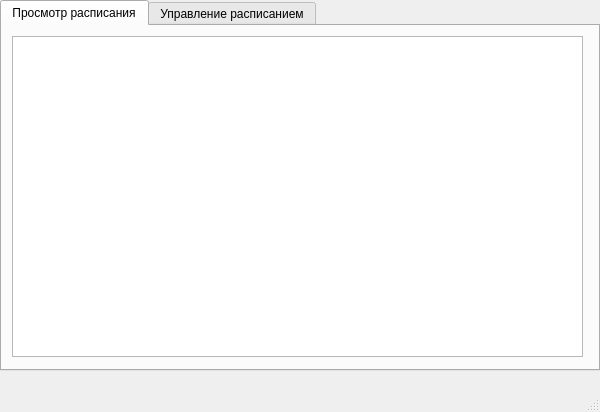
<?xml version="1.0" encoding="UTF-8"?>
<ui version="4.0">
 <class>mainWindow</class>
 <widget class="QMainWindow" name="mainWindow">
  <property name="geometry">
   <rect>
    <x>0</x>
    <y>0</y>
    <width>600</width>
    <height>412</height>
   </rect>
  </property>
  <property name="sizePolicy">
   <sizepolicy hsizetype="Fixed" vsizetype="Fixed">
    <horstretch>0</horstretch>
    <verstretch>0</verstretch>
   </sizepolicy>
  </property>
  <property name="windowTitle">
   <string>Расписание</string>
  </property>
  <property name="tabShape">
   <enum>QTabWidget::Triangular</enum>
  </property>
  <widget class="QWidget" name="centralwidget">
   <property name="sizePolicy">
    <sizepolicy hsizetype="Fixed" vsizetype="Fixed">
     <horstretch>0</horstretch>
     <verstretch>0</verstretch>
    </sizepolicy>
   </property>
   <widget class="QTabWidget" name="scheduleWidget">
    <property name="enabled">
     <bool>true</bool>
    </property>
    <property name="geometry">
     <rect>
      <x>0</x>
      <y>0</y>
      <width>600</width>
      <height>371</height>
     </rect>
    </property>
    <property name="currentIndex">
     <number>0</number>
    </property>
    <widget class="QWidget" name="viewTab">
     <property name="sizePolicy">
      <sizepolicy hsizetype="Fixed" vsizetype="Fixed">
       <horstretch>0</horstretch>
       <verstretch>0</verstretch>
      </sizepolicy>
     </property>
     <attribute name="title">
      <string>Просмотр расписания</string>
     </attribute>
     <widget class="QTableView" name="tableView">
      <property name="geometry">
       <rect>
        <x>10</x>
        <y>10</y>
        <width>571</width>
        <height>321</height>
       </rect>
      </property>
     </widget>
    </widget>
    <widget class="QWidget" name="settingsTab">
     <property name="sizePolicy">
      <sizepolicy hsizetype="Fixed" vsizetype="Fixed">
       <horstretch>0</horstretch>
       <verstretch>0</verstretch>
      </sizepolicy>
     </property>
     <attribute name="title">
      <string>Управление расписанием</string>
     </attribute>
     <widget class="Line" name="line">
      <property name="geometry">
       <rect>
        <x>10</x>
        <y>30</y>
        <width>151</width>
        <height>21</height>
       </rect>
      </property>
      <property name="orientation">
       <enum>Qt::Horizontal</enum>
      </property>
     </widget>
     <widget class="QLabel" name="label">
      <property name="geometry">
       <rect>
        <x>10</x>
        <y>10</y>
        <width>71</width>
        <height>16</height>
       </rect>
      </property>
      <property name="font">
       <font>
        <pointsize>11</pointsize>
        <bold>false</bold>
       </font>
      </property>
      <property name="text">
       <string>Добавить</string>
      </property>
     </widget>
     <widget class="QPushButton" name="pushButton">
      <property name="geometry">
       <rect>
        <x>10</x>
        <y>270</y>
        <width>151</width>
        <height>25</height>
       </rect>
      </property>
      <property name="text">
       <string>Добавить</string>
      </property>
     </widget>
     <widget class="QSpinBox" name="spinBox">
      <property name="geometry">
       <rect>
        <x>80</x>
        <y>100</y>
        <width>81</width>
        <height>22</height>
       </rect>
      </property>
     </widget>
     <widget class="QComboBox" name="comboBox">
      <property name="geometry">
       <rect>
        <x>10</x>
        <y>70</y>
        <width>151</width>
        <height>21</height>
       </rect>
      </property>
     </widget>
     <widget class="QLabel" name="label_2">
      <property name="geometry">
       <rect>
        <x>10</x>
        <y>45</y>
        <width>61</width>
        <height>16</height>
       </rect>
      </property>
      <property name="font">
       <font>
        <pointsize>10</pointsize>
       </font>
      </property>
      <property name="text">
       <string>Предмет</string>
      </property>
     </widget>
     <widget class="QLabel" name="label_3">
      <property name="geometry">
       <rect>
        <x>10</x>
        <y>101</y>
        <width>51</width>
        <height>16</height>
       </rect>
      </property>
      <property name="font">
       <font>
        <pointsize>10</pointsize>
       </font>
      </property>
      <property name="text">
       <string>Кабинет</string>
      </property>
     </widget>
     <widget class="QLabel" name="label_4">
      <property name="geometry">
       <rect>
        <x>10</x>
        <y>130</y>
        <width>101</width>
        <height>16</height>
       </rect>
      </property>
      <property name="font">
       <font>
        <pointsize>10</pointsize>
       </font>
      </property>
      <property name="text">
       <string>Преподаватель</string>
      </property>
     </widget>
     <widget class="QComboBox" name="comboBox_2">
      <property name="geometry">
       <rect>
        <x>10</x>
        <y>155</y>
        <width>151</width>
        <height>21</height>
       </rect>
      </property>
     </widget>
     <widget class="QLabel" name="label_5">
      <property name="geometry">
       <rect>
        <x>10</x>
        <y>180</y>
        <width>81</width>
        <height>16</height>
       </rect>
      </property>
      <property name="font">
       <font>
        <pointsize>10</pointsize>
       </font>
      </property>
      <property name="text">
       <string>День недели</string>
      </property>
     </widget>
     <widget class="QComboBox" name="comboBox_3">
      <property name="geometry">
       <rect>
        <x>10</x>
        <y>205</y>
        <width>151</width>
        <height>21</height>
       </rect>
      </property>
     </widget>
     <widget class="QLabel" name="label_6">
      <property name="geometry">
       <rect>
        <x>190</x>
        <y>10</y>
        <width>71</width>
        <height>16</height>
       </rect>
      </property>
      <property name="font">
       <font>
        <pointsize>11</pointsize>
        <bold>false</bold>
       </font>
      </property>
      <property name="text">
       <string>Удалить</string>
      </property>
     </widget>
     <widget class="Line" name="line_2">
      <property name="geometry">
       <rect>
        <x>190</x>
        <y>30</y>
        <width>151</width>
        <height>21</height>
       </rect>
      </property>
      <property name="orientation">
       <enum>Qt::Horizontal</enum>
      </property>
     </widget>
     <widget class="QLabel" name="label_7">
      <property name="geometry">
       <rect>
        <x>370</x>
        <y>10</y>
        <width>131</width>
        <height>16</height>
       </rect>
      </property>
      <property name="font">
       <font>
        <pointsize>11</pointsize>
        <bold>false</bold>
       </font>
      </property>
      <property name="text">
       <string>Статистика</string>
      </property>
     </widget>
     <widget class="Line" name="line_3">
      <property name="geometry">
       <rect>
        <x>370</x>
        <y>30</y>
        <width>211</width>
        <height>21</height>
       </rect>
      </property>
      <property name="orientation">
       <enum>Qt::Horizontal</enum>
      </property>
     </widget>
     <widget class="Line" name="line_4">
      <property name="geometry">
       <rect>
        <x>10</x>
        <y>300</y>
        <width>151</width>
        <height>21</height>
       </rect>
      </property>
      <property name="orientation">
       <enum>Qt::Horizontal</enum>
      </property>
     </widget>
     <widget class="Line" name="line_5">
      <property name="geometry">
       <rect>
        <x>190</x>
        <y>160</y>
        <width>151</width>
        <height>21</height>
       </rect>
      </property>
      <property name="orientation">
       <enum>Qt::Horizontal</enum>
      </property>
     </widget>
     <widget class="Line" name="line_6">
      <property name="geometry">
       <rect>
        <x>370</x>
        <y>160</y>
        <width>211</width>
        <height>21</height>
       </rect>
      </property>
      <property name="orientation">
       <enum>Qt::Horizontal</enum>
      </property>
     </widget>
     <widget class="QPushButton" name="pushButton_2">
      <property name="geometry">
       <rect>
        <x>190</x>
        <y>130</y>
        <width>151</width>
        <height>25</height>
       </rect>
      </property>
      <property name="text">
       <string>Удалить</string>
      </property>
     </widget>
     <widget class="QLabel" name="label_9">
      <property name="geometry">
       <rect>
        <x>190</x>
        <y>175</y>
        <width>111</width>
        <height>16</height>
       </rect>
      </property>
      <property name="font">
       <font>
        <pointsize>11</pointsize>
        <bold>false</bold>
       </font>
      </property>
      <property name="text">
       <string>Лог изменений</string>
      </property>
     </widget>
     <widget class="QListView" name="listView">
      <property name="geometry">
       <rect>
        <x>190</x>
        <y>200</y>
        <width>391</width>
        <height>111</height>
       </rect>
      </property>
     </widget>
     <widget class="QLabel" name="label_11">
      <property name="geometry">
       <rect>
        <x>10</x>
        <y>240</y>
        <width>61</width>
        <height>16</height>
       </rect>
      </property>
      <property name="font">
       <font>
        <pointsize>10</pointsize>
       </font>
      </property>
      <property name="text">
       <string>№ Урока</string>
      </property>
     </widget>
     <widget class="QSpinBox" name="spinBox_2">
      <property name="geometry">
       <rect>
        <x>80</x>
        <y>239</y>
        <width>81</width>
        <height>22</height>
       </rect>
      </property>
     </widget>
     <widget class="QLabel" name="label_12">
      <property name="geometry">
       <rect>
        <x>190</x>
        <y>100</y>
        <width>61</width>
        <height>16</height>
       </rect>
      </property>
      <property name="font">
       <font>
        <pointsize>10</pointsize>
       </font>
      </property>
      <property name="text">
       <string>№ Урока</string>
      </property>
     </widget>
     <widget class="QSpinBox" name="spinBox_3">
      <property name="geometry">
       <rect>
        <x>260</x>
        <y>100</y>
        <width>81</width>
        <height>22</height>
       </rect>
      </property>
     </widget>
     <widget class="QLabel" name="label_8">
      <property name="geometry">
       <rect>
        <x>190</x>
        <y>45</y>
        <width>81</width>
        <height>16</height>
       </rect>
      </property>
      <property name="font">
       <font>
        <pointsize>10</pointsize>
       </font>
      </property>
      <property name="text">
       <string>День недели</string>
      </property>
     </widget>
     <widget class="QComboBox" name="comboBox_4">
      <property name="geometry">
       <rect>
        <x>190</x>
        <y>70</y>
        <width>151</width>
        <height>21</height>
       </rect>
      </property>
     </widget>
     <widget class="QLabel" name="label_10">
      <property name="geometry">
       <rect>
        <x>370</x>
        <y>43</y>
        <width>211</width>
        <height>20</height>
       </rect>
      </property>
      <property name="font">
       <font>
        <pointsize>10</pointsize>
       </font>
      </property>
      <property name="text">
       <string>Всего кабинетов: 150</string>
      </property>
     </widget>
     <widget class="QLabel" name="label_13">
      <property name="geometry">
       <rect>
        <x>370</x>
        <y>62</y>
        <width>211</width>
        <height>20</height>
       </rect>
      </property>
      <property name="font">
       <font>
        <pointsize>10</pointsize>
       </font>
      </property>
      <property name="text">
       <string>Всего преподавателей: 0</string>
      </property>
     </widget>
     <widget class="QLabel" name="label_14">
      <property name="geometry">
       <rect>
        <x>370</x>
        <y>82</y>
        <width>211</width>
        <height>20</height>
       </rect>
      </property>
      <property name="font">
       <font>
        <pointsize>10</pointsize>
       </font>
      </property>
      <property name="text">
       <string>Всего уроков за неделю: 0</string>
      </property>
     </widget>
     <widget class="QLabel" name="label_15">
      <property name="geometry">
       <rect>
        <x>370</x>
        <y>102</y>
        <width>211</width>
        <height>20</height>
       </rect>
      </property>
      <property name="font">
       <font>
        <pointsize>10</pointsize>
       </font>
      </property>
      <property name="text">
       <string>Всего предметов: 0</string>
      </property>
     </widget>
     <widget class="QLabel" name="label_16">
      <property name="geometry">
       <rect>
        <x>370</x>
        <y>122</y>
        <width>211</width>
        <height>20</height>
       </rect>
      </property>
      <property name="font">
       <font>
        <pointsize>10</pointsize>
       </font>
      </property>
      <property name="text">
       <string>Сегодня уроков: 0</string>
      </property>
     </widget>
     <widget class="QLabel" name="label_17">
      <property name="geometry">
       <rect>
        <x>370</x>
        <y>143</y>
        <width>211</width>
        <height>20</height>
       </rect>
      </property>
      <property name="font">
       <font>
        <pointsize>10</pointsize>
       </font>
      </property>
      <property name="text">
       <string>Записей в БД: 0</string>
      </property>
     </widget>
    </widget>
   </widget>
  </widget>
  <widget class="QMenuBar" name="menubar">
   <property name="geometry">
    <rect>
     <x>0</x>
     <y>0</y>
     <width>600</width>
     <height>22</height>
    </rect>
   </property>
  </widget>
  <widget class="QStatusBar" name="statusbar"/>
 </widget>
 <resources/>
 <connections/>
</ui>
